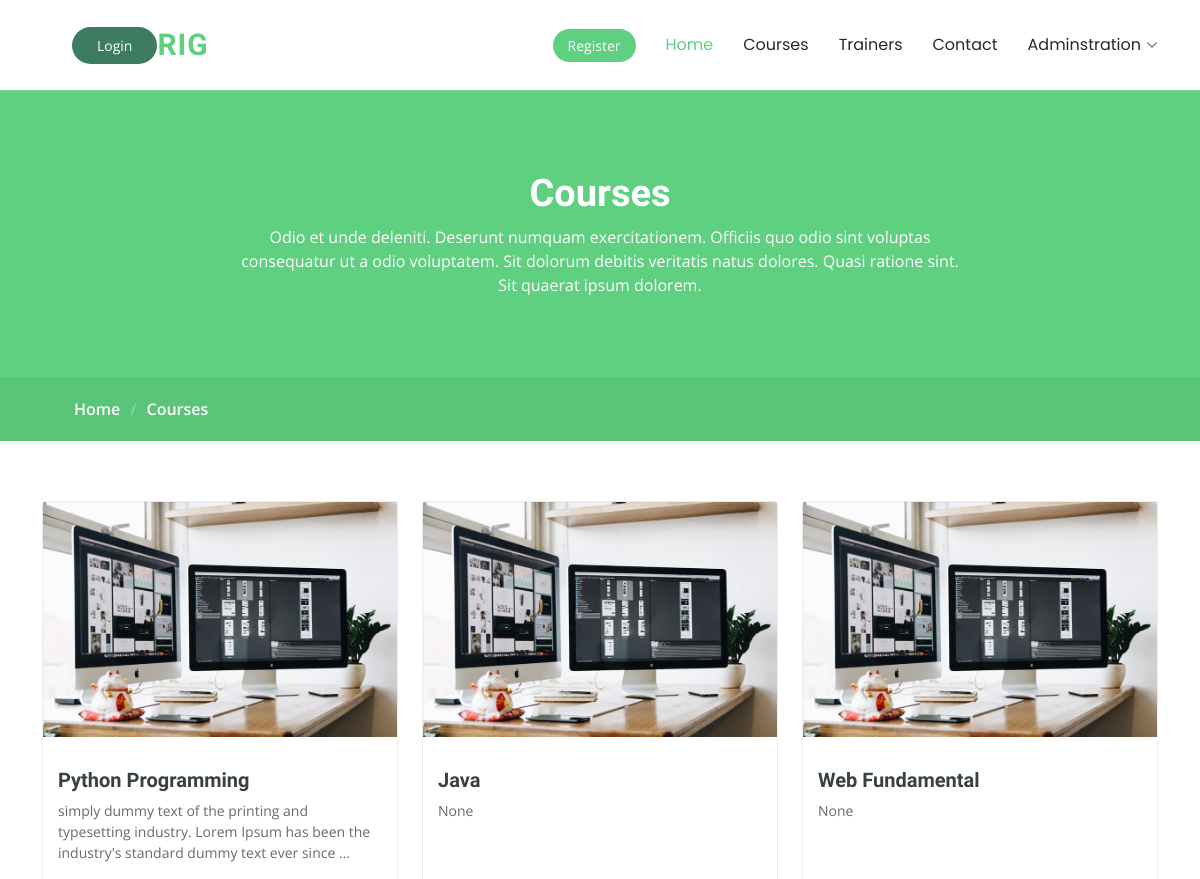
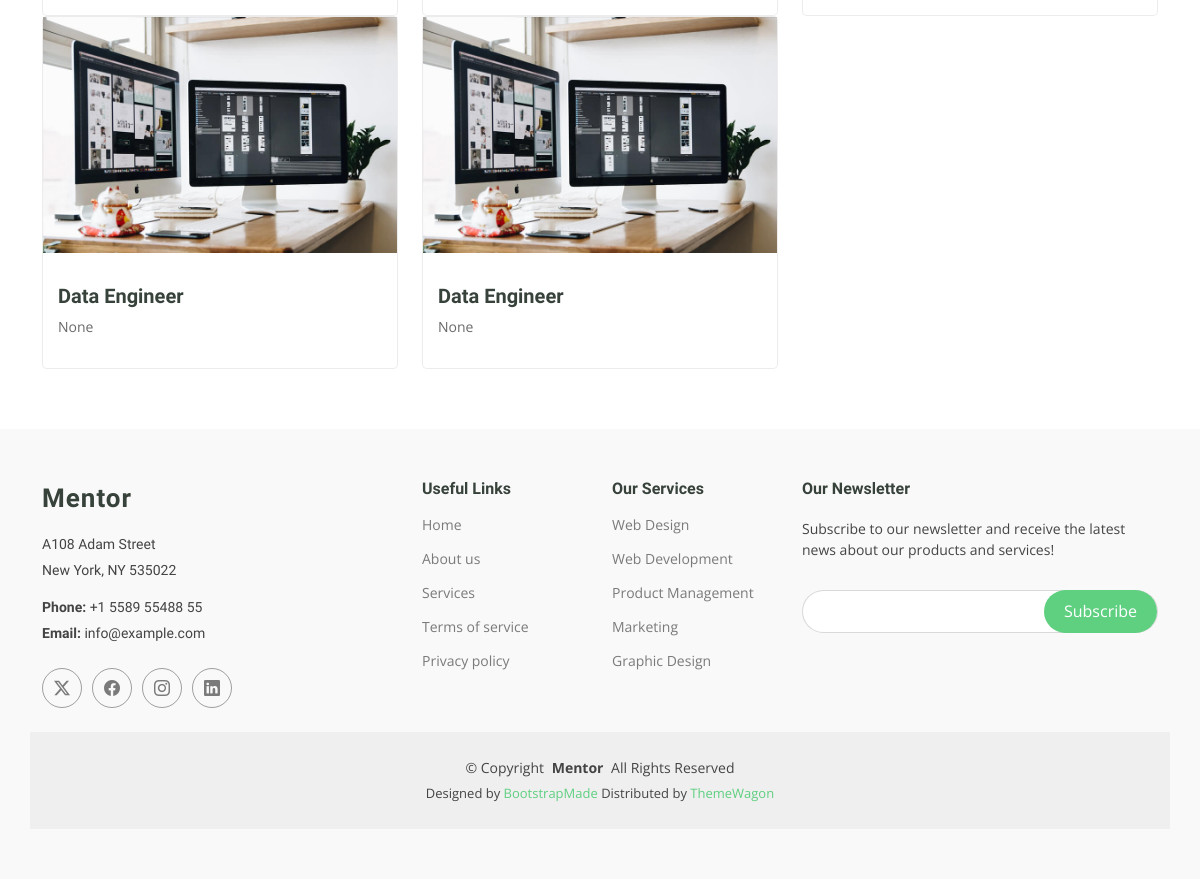
The page /CoursePageView/ on the database its author committed (2 pictures, top to bottom).
### myapp/models.py (models this page shows, shortened)
class Courses(models.Model):
    image = models.ImageField(upload_to='course_photo', blank=True, null=True)
    course_name = models.CharField(max_length=255)
    duration = models.CharField(max_length=255)
    description = models.TextField(blank=True, null=True)
    created_at = models.DateTimeField(auto_now_add=True)
    updated_at = models.DateTimeField(auto_now=True)

### myapp/views.py (the view)
# urls.py: path('CoursePageView/', CoursePageView.as_view(), name='CoursePageView'),
class CoursePageView(View):
    def get(self, request):
        courses = Courses.objects.all()
        context = {'courses':courses}
        return render(request, 'CoursePageView.html', context)

### templates/CoursePageView.html (shortened to what this page needs)
{% extends 'base.html' %}
{% load static %}
{% block content %}
<main class="main">
    <div class="page-title" data-aos="fade">
      <div class="heading">
        <div class="container">
          <div class="row d-flex justify-content-center text-center">
            <div class="col-lg-8">
              <h1>Courses</h1>
              <p class="mb-0">Odio et unde deleniti. Deserunt numquam exercitationem. Officiis quo odio sint voluptas consequatur ut a odio voluptatem. Sit dolorum debitis veritatis natus dolores. Quasi ratione sint. Sit quaerat ipsum dolorem.</p>
            </div>
          </div>
        </div>
      </div>
      <nav class="breadcrumbs">
        <div class="container">
          <ol>
            <li><a href="#">Home</a></li>
            <li class="current">Courses</li>
          </ol>
        </div>
      </nav>
    </div>
    <section id="courses" class="courses section">
      <div class="container">
        <div class="row">
            {% for i in courses %}
          <div class="col-lg-4 col-md-6 d-flex align-items-stretch" data-aos="zoom-in" data-aos-delay="100">
            <div class="course-item">
              <img src="{% static 'assets/img/course-1.jpg' %}" class="img-fluid" alt="...">
              <div class="course-content">
                <h3><a href="{% url 'CoursePageDetail' i.id %}">{{i.course_name}}</a></h3>
                <p class="description">{{i.description|truncatewords:20}}</p>
              </div>
            </div>
          </div>
          {% endfor %}
        </div>
      </div>
    </section>
  </main>
{% endblock content %}

### static/assets/css/main.css (style rules this page uses)
:root { --default-font: "Open Sans", system-ui, -apple-system, "Segoe UI", Roboto, "Helvetica Neue", Arial, "Noto Sans", "Liberation Sans", sans-serif, "Apple Color Emoji", "Segoe UI Emoji", "Segoe UI Symbol", "Noto Color Emoji"; --heading-font: "Raleway", sans-serif; --nav-font: "Poppins", sans-serif; }
:root { --background-color: #ffffff; --default-color: #444444; --heading-color: #37423b; --accent-color: #5fcf80; --surface-color: #ffffff; --contrast-color: #ffffff; --loginbtn-color: #3d7c60; }
:root { --nav-color: #272828; --nav-hover-color: #5fcf80; --nav-mobile-background-color: #ffffff; --nav-dropdown-background-color: #ffffff; --nav-dropdown-color: #272828; --nav-dropdown-hover-color: #5fcf80; }
:root { scroll-behavior: smooth; }
body { color: var(--default-color); background-color: var(--background-color); font-family: var(--default-font); }
a { color: var(--accent-color); text-decoration: none; transition: 0.3s; }
h1, h2, h3, h4, h5, h6 { color: var(--heading-color); font-family: var(--heading-font); }
.page-title { --default-color: var(--contrast-color); --background-color: var(--accent-color); --heading-color: var(--contrast-color); color: var(--default-color); background-color: var(--background-color); position: relative; }
.page-title .heading { padding: 80px 0; border-top: 1px solid color-mix(in srgb, var(--default-color), transparent 90%); }
.page-title .heading h1 { font-size: 38px; font-weight: 700; }
.page-title nav { background-color: color-mix(in srgb, var(--accent-color) 90%, black 5%); padding: 20px 0; }
.page-title nav a { color: var(--default-color); }
.page-title nav ol { display: flex; flex-wrap: wrap; list-style: none; margin: 0; font-size: 16px; font-weight: 600; }
.page-title nav ol li+li { padding-left: 10px; }
.page-title nav ol li+li::before { content: "/"; display: inline-block; padding-right: 10px; color: color-mix(in srgb, var(--default-color), transparent 70%); }
section, .section { color: var(--default-color); background-color: var(--background-color); padding: 60px 0; scroll-margin-top: 900px; overflow: clip; }
.courses .course-item { background-color: var(--surface-color); border: 1px solid color-mix(in srgb, var(--default-color), transparent 90%); border-radius: 5px; }
.courses .course-content { padding: 15px; }
.courses .course-content h3 { font-weight: 700; font-size: 20px; }
.courses .course-content h3 a { color: var(--heading-color); transition: 0.3s; }
.courses .course-content .description { font-size: 14px; color: color-mix(in srgb, var(--default-color), transparent 20%); }

### rows shown on the page
Courses: course_name "Python Programming", description "simply dummy text of the printing and typesetting industry. Lorem Ipsum has been the industry's standard dummy text ever since …"
Courses: course_name "Java", description "None"
Courses: course_name "Web Fundamental", description "None"
Courses: course_name "Data Engineer", description "None"
Courses: course_name "Data Engineer", description "None"
